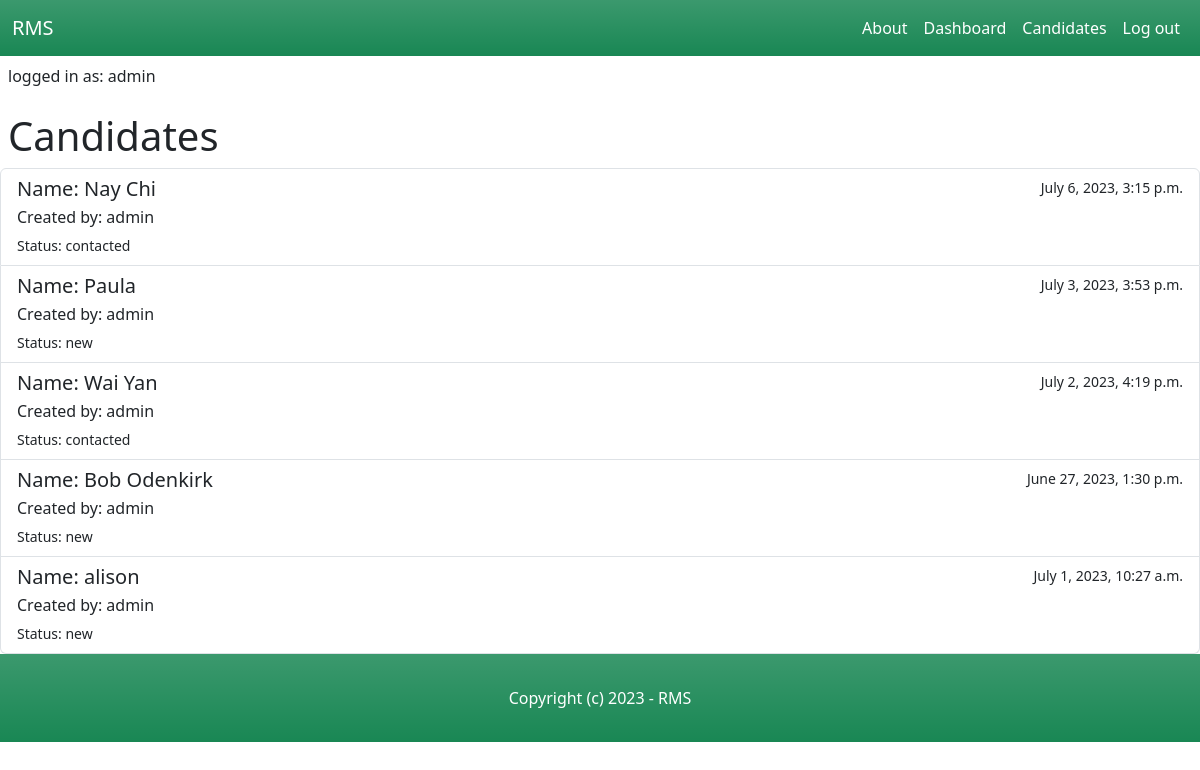
Before: /dashboard/ (signed in) with the older database file.
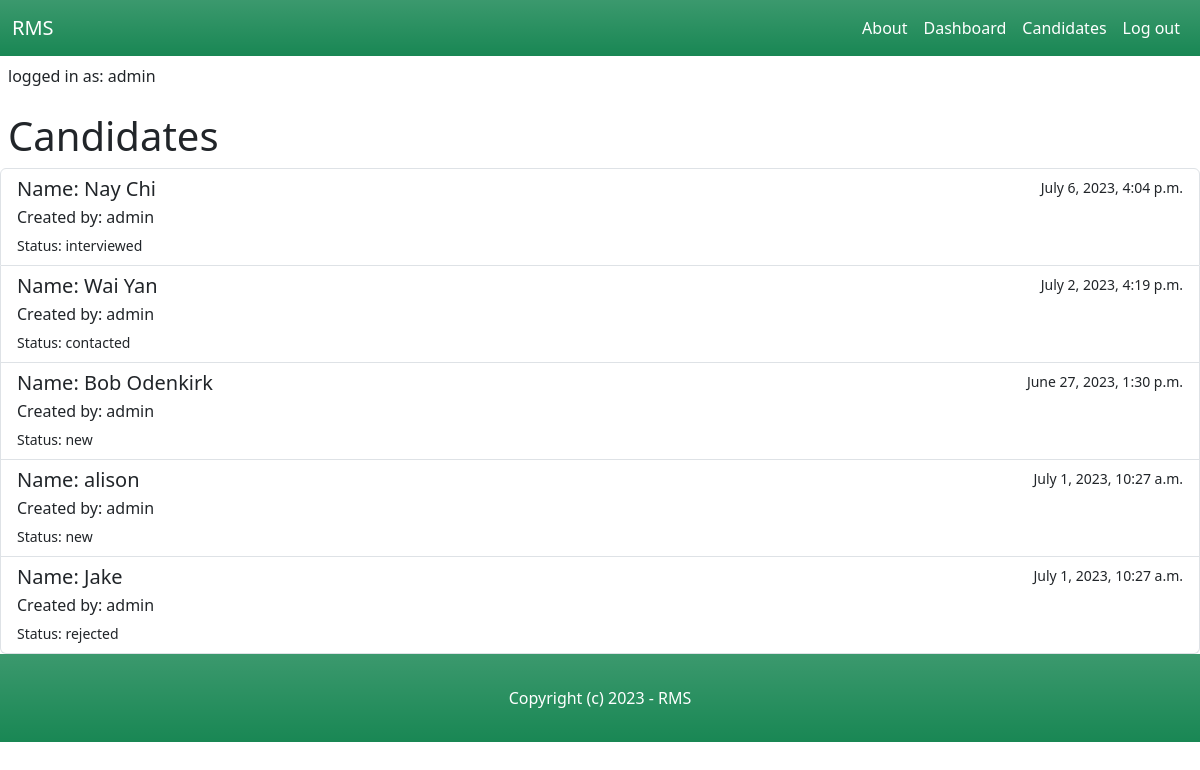
After: the same page with the newer database file.
### candidate/models.py (models this page shows, shortened)
class Candidate(models.Model):
    NEW = 'new'
    CONTACTED = 'contacted'
    INTERVIEWED = 'interviewed'
    HIRED = 'hired'
    REJECTED = 'rejected'
    CHOICES_STATUS = (
        (NEW, 'New'),
        (CONTACTED, 'Contacted'),
        (INTERVIEWED, 'Interviewed'),
        (HIRED, 'Hired'),
        (REJECTED, 'Rejected'),
    )
    name = models.CharField(max_length=255)
    description = models.TextField(blank=True, null=True)
    status = models.CharField(max_length=11, choices=CHOICES_STATUS, default=NEW)
    email = models.EmailField()
    phone = models.PositiveIntegerField()
    image = models.ImageField(upload_to='candidate_images', default='default_image.jpg', blank=True, null=True)
    resume = models.FileField(upload_to='resumes/', blank=True, null=True)
    is_active = models.BooleanField(default=True)
    created_by = models.ForeignKey(User, related_name='candidates', on_delete=models.CASCADE)
    created_at = models.DateTimeField(auto_now_add=True)
    modified_at = models.DateTimeField(auto_now=True)
    last_modified_by = models.ForeignKey(User, related_name='candidate', blank=True, null=True, on_delete=models.CASCADE)

### dashboard/views.py (the view)
# urls.py: path('', views.dashboard, name='dashboard'),
@login_required
def dashboard(request):
    candidates = Candidate.objects.filter(is_active=True).order_by('-created_at')[0:5]
    return render(request, 'dashboard/dashboard.html', {
        'candidates': candidates
    })

### dashboard/templates/dashboard/dashboard.html (shortened to what this page needs)
{% extends 'core/base.html' %}
{% block content %}
    <p class="px-2 py-2">logged in as: {{ request.user.username }}</p>
    <h1 class="px-2">Candidates</h1>
    <div class="list-group">
        {% if candidates %}
            {% for candidate in candidates %}
            <a style="text-decoration:none" href="{% url 'candidate_details' candidate.id %}" class="list-group-item list-group-item-action" aria-current="true">
                <div class="d-flex w-100 justify-content-between">
                    <h5 class="mb-1">Name: {{ candidate.name }}</h5>
                    <small>{{ candidate.modified_at }}</small>
                </div>
                <p class="mb-1">Created by: {{ candidate.created_by }} </p>
                <small>Status: {{ candidate.status }}</small>
            </a>
            {% endfor %}
            {% else %}
            <p>There are no candidates in the database. Try add <a href="{% url 'add_candidate' %}">here</a></p>
        {% endif %}
    </div>
{% endblock %}

Changed rows visible on the page:
removed Candidate: name "Paula", modified_at "July 3, 2023, 3:53 p.m.", created_by "admin", status "new"
changed Candidate "Nay Chi": modified_at "July 6, 2023, 3:15 p.m." → "July 6, 2023, 4:04 p.m."; status "contacted" → "interviewed"
now on this page (row unchanged): Candidate: name "Jake", modified_at "July 1, 2023, 10:27 a.m.", created_by "admin", status "rejected"
